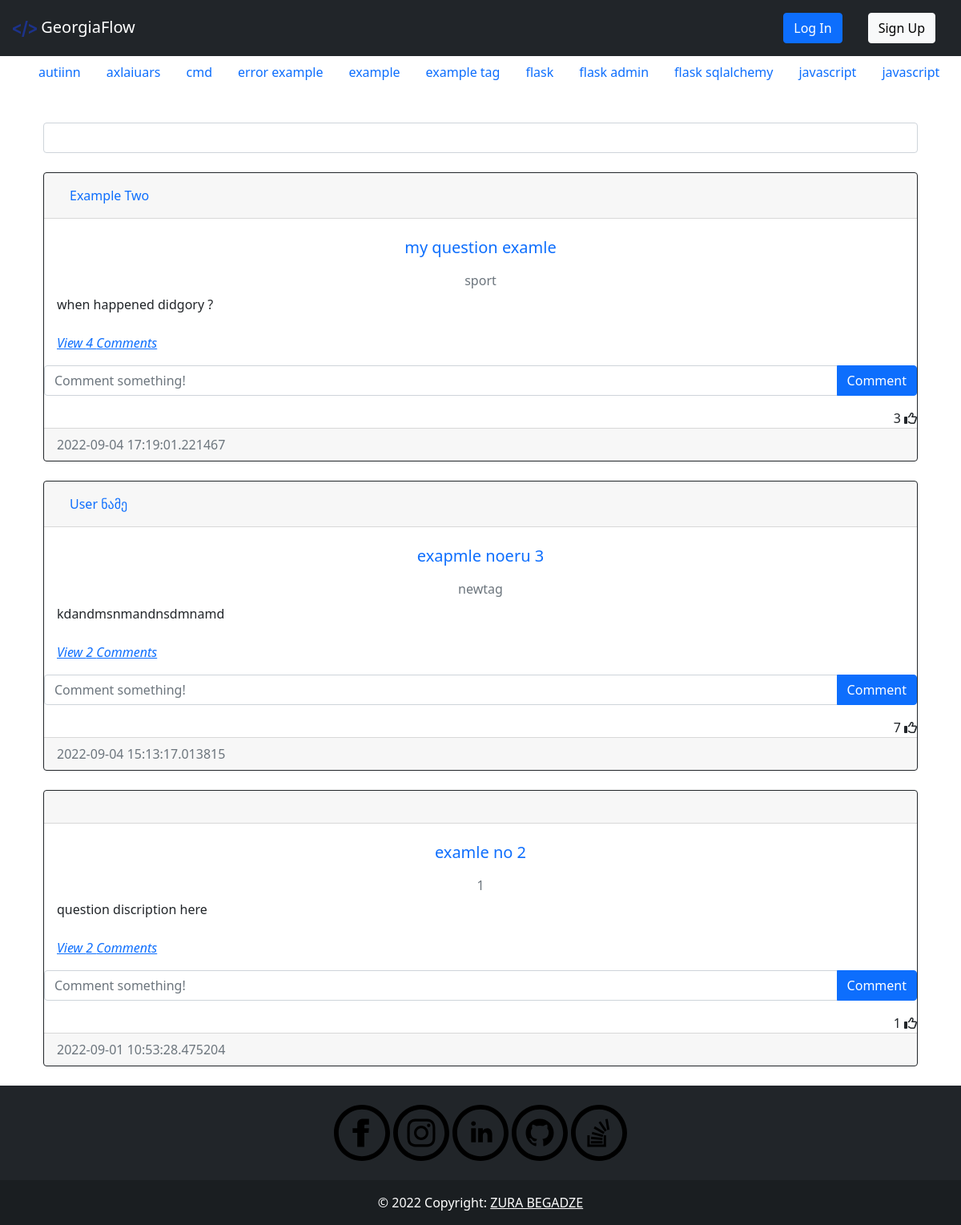
The app's page /index, older data.
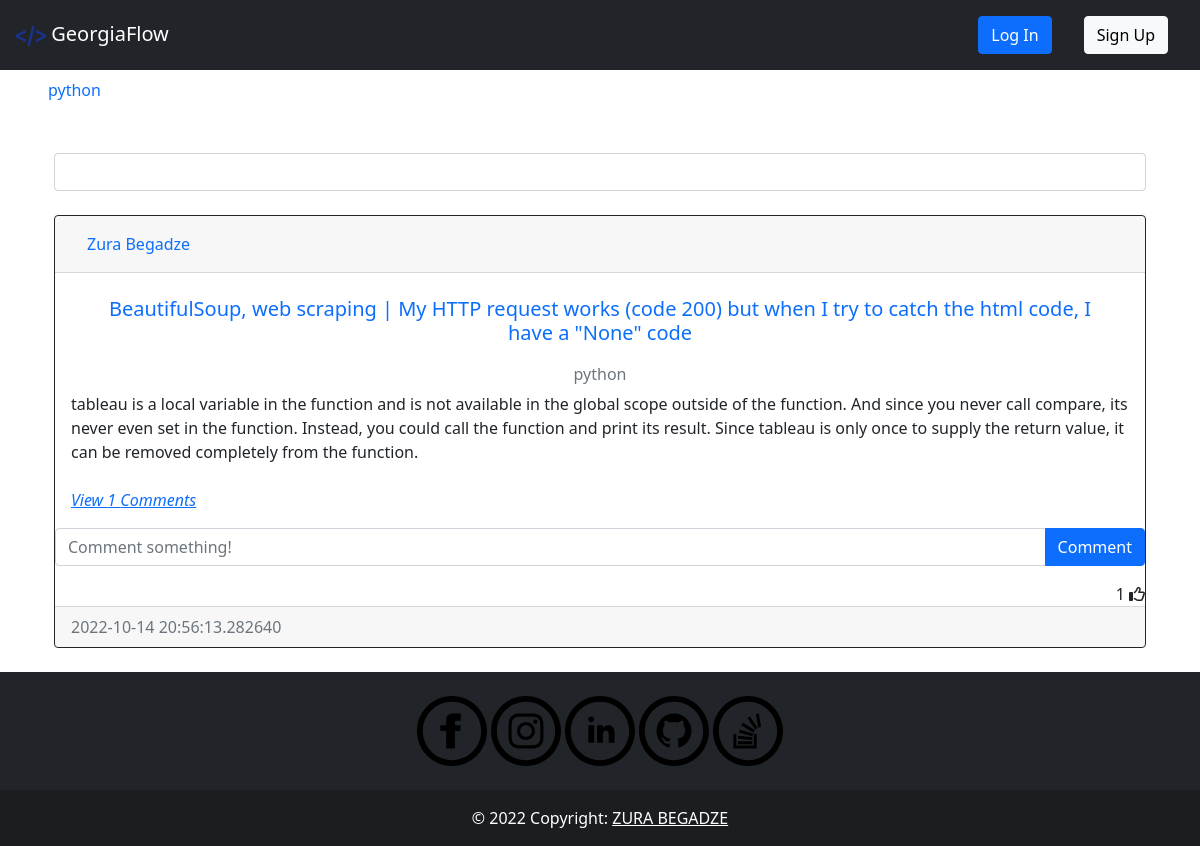
The same page, newer data.
### question/models.py (models this page shows, shortened)
class Tag(db.Model):
    __tablename__='tag'
    id =db.Column(db.Integer, primary_key=True)
    name = db.Column(db.String(40), nullable = False, unique=True, index=True)
    date_created = db.Column(db.DateTime, default = datetime.utcnow())
    author = db.Column(db.Integer, db.ForeignKey('user.id', ondelete="CASCADE"), nullable=False)

class Post(db.Model):
    __tablename__='post'
    id = db.Column(db.Integer, primary_key=True)
    heading = db.Column(db.String(500), nullable = False, index=True, unique=True)
    text = db.Column(db.Text, nullable=False)
    date_created = db.Column(db.DateTime, default = datetime.utcnow())
    tags = db.Column(db.String, db.ForeignKey('tag.name', ondelete="CASCADE"), unique=False, nullable=False)
    author = db.Column(db.Integer, db.ForeignKey('user.id', ondelete="CASCADE"), nullable=False)
    comments = db.relationship('Comment', backref='post', passive_deletes=True)
    likes = db.relationship('Like', backref='post', passive_deletes=True)
    corrects = db.relationship('Correct', backref='post', passive_deletes=True)

### auth/models.py (models this page shows, shortened)
class User(db.Model, UserMixin):
    __tablename__ = 'user'
    id = db.Column(db.Integer, primary_key=True)
    fullname = db.Column(db.String(200), nullable = False, index=True)
    email = db.Column(db.String(100), nullable = False, unique = True, index=True)
    linkedin = db.Column(db.String(50),  nullable = False)
    github = db.Column(db.String(45),  nullable = False)
    date_created = db.Column(db.DateTime, default = datetime.utcnow())
    password_hash = db.Column(db.String(128))
    posts = db.relationship('Post', backref='user', passive_deletes=True)
    tags = db.relationship('Tag', backref='user', passive_deletes=True)
    comments = db.relationship('Comment', backref='user', passive_deletes=True)
    likes = db.relationship('Like', backref='user', passive_deletes=True)
    correct = db.relationship('Correct', backref='correct_user', passive_deletes=True)

### api/views.py (the view)
@api.route('/')
@api.route("/index")
def index():
    tags = Tag.query.order_by(Tag.name).all()
    posts = Post.query.order_by(desc(Post.date_created)).all()
    return render_template('index.html', posts=posts, tags=tags)

### templates/index.html (shortened to what this page needs)
{% extends 'base.html' %}
{% block content %}
    <div class="form-outline mb-4" style="margin-top:2.5%">
        <input type="search" class="form-control" id="datatable-search-input">
    </div>
    <div id="posts">
    {% for post in posts %}
    <div class="card border-dark">
        <div class="card-header d-flex justify-content-between align-items-center">
            <a class="nav-item nav-link active" href="{{ url_for('auth.get_user', user_id=post.user.id) }}">{{post.user.fullname}}</a>
            <br />
        </div>
        <div class="card-body">
            <a class="card-title nav-item nav-link text-center" href="{{ url_for('post.post_detail', post_id=post.id) }}"><h5 >{{post.heading}}</h5></a>
            <h6 class="card-subtitle mb-2 text-muted text-center">{{post.tags}}</h6>
            <div class="card-text ">{{post.text}}</div>
            <br />
            <p class="card-text">
                {% if post.comments|length > 0 %}
                <a data-bs-toggle="collapse" href="#comments-{{post.id}}" role="button">
                <cite title="Source" >View {{post.comments|length}} Comments</cite>
                </a>
                {% else %}
                <small class="text-muted">No Comments</small>
                {% endif %}
            </p>
        </div>
        <form class="input-group mb-3" method="POST" action="/create-comment/{{post.id}}" >
            <input type="text" id="text"  name="text" class="form-control" placeholder="Comment something!" />
            <button type="submit" class="btn btn-primary">Comment</button>
        </form>
        <div class="text-right">
            <span id="likes-count-{{post.id}}">{{ post.likes|length }}</span>
            {% if current_user.id in post.likes|map(attribute="author")|list %}
            <i class="fas fa-thumbs-up" id="like-button-{{post.id}}" onclick="like('{{post.id}}')"></i>
            {% else %}
            <i class="far fa-thumbs-up" id="like-button-{{post.id}}" onclick="like('{{post.id}}')"></i>
            {% endif %}
        </div>
        <div class="card-footer text-muted">{{post.date_created}}</div>
    </div>
    <br/ > {% endfor %}
    </div>
{% endblock %}

### templates/base.html (shortened to what this page needs)
<!DOCTYPE html>
<html lang="en">
    <head>
        <link rel="stylesheet" href="{{ url_for('static', filename='css/index.css')}}"></link>
        <link rel="stylesheet" href="https://cdnjs.cloudflare.com/ajax/libs/font-awesome/4.7.0/css/font-awesome.min.css"/>
        <link rel="stylesheet" href="https://cdn.jsdelivr.net/npm/bootstrap@5.2.0/dist/css/bootstrap.min.css"/>
        <link rel="stylesheet" href="https://cdn.jsdelivr.net/npm/bootstrap@4.6.2/dist/css/bootstrap.min.css"/>
        <link rel="stylesheet" href="https://cdn.jsdelivr.net/npm/bootstrap@4.1.3/dist/css/bootstrap.min.css"/>
        <link rel="stylesheet" href="https://cdn.jsdelivr.net/npm/bootstrap@5.0.2/dist/css/bootstrap.min.css"/>
    </head>
    <body>
        <nav class="navbar navbar-expand-lg   navbar-dark bg-dark">
            <a class="navbar-brand" href="{{ url_for('api.index') }}"><img style="width:30px" src="{{ url_for('static', filename='images/newicon.png')}}"> GeorgiaFlow</a>
            <div class="collapse navbar-collapse" id="navbarTogglerDemo03">
                {%if current_user.is_authenticated %}
                    <div class="btn-group" style="margin-right:5%">
                        <button type="button" class="btn btn-sm btn-secondary dropdown-toggle" data-bs-toggle="dropdown">{{current_user.fullname}}</button>
                        <ul class="dropdown-menu">
                            <li>
                                <a class="dropdown-item" href="{{ url_for('auth.get_user', user_id=current_user.id) }}">{{current_user.fullname}}</a>
                            </li>
                            <li>
                                <a class="dropdown-item" href="{{ url_for('auth.update', user_id=current_user.id) }}">Update Profile</a>
                            </li>
                            <li>
                                <a class="dropdown-item" href="{{ url_for('auth.update_password', user_id=current_user.id) }}">Update Password</a>
                            </li>
                            <div class="dropdown-divider"></div>
                            <a class="dropdown-item" href="{{ url_for('auth.logout') }}">Log Out</a>
                            </div>
                        </ul>
                    </div>
                {%else%}
                    <a class="nav-link" href="{{ url_for('auth.login') }}"><button type="button" class="btn btn-primary">Log In</button></a>
                    <a class="nav-link" href="{{ url_for('auth.signup') }}"><button type="button" class="btn btn-light">Sign Up</button></a>
                {%endif%}
            </div>
        </nav>
        <nav class="navtag ">
            <ul class="navtagul">
                {%for tag in tags%}
                    <li><a class="navtaga nav-link" href="{{ url_for('post.tag_posts', tag_name=tag.name) }}">{{tag.name}}</a></li>
                {%endfor%}
            </ul>
        </nav>
        <div class="container">{% block content %}{% endblock %}</div>
        {%block footer%}
        <footer class="bg-dark text-center text-white">
            <div class="container p-4 pb-0">
                <section class="mb-4">
                    <a href="https://www.facebook.com/zura.begadze.35/" target="_blank"></a>
                    <a href="https://www.instagram.com/zura__begadze/" target="_blank"> </a>
                    <a href="https://www.linkedin.com/in/zura-begadze/" target="_blank"></a>
                    <a href="https://github.com/papitokarlo" target="_blank"></a>
                    <a href="https://stackoverflow.com/users/16176444/zura-begadze" target="_blank"> </a>
                </section>
            </div>
            <div class="text-center p-3" style="background-color: rgba(0, 0, 0, 0.2);">
                © 2022 Copyright:
                <a class="text-white" href="">ZURA BEGADZE</a>
            </div>
        </footer>
        {%endblock%}
    </body>
</html>

### static/css/index.css (style rules this page uses)
.navtag { position: relative; overflow: hidden; scroll-behavior: smooth; }
.navtagul { display: flex; overflow: auto; list-style: none; text-align: center; white-space: nowrap; background-color: rgba(rgb(124, 116, 116), green, blue, alpha); }
.navtaga { display: block; padding: .5rem .75rem; overflow: hidden; background-color: rgba(rgb(119, 136, 127), green, blue, alpha); }
svg { width: 70px; height: 70px; }

Row changes from the older to the newer data that the page shows:
removed Tag: name "autiinn"
removed Tag: name "axlaiuars"
removed Tag: name "cmd"
removed Tag: name "error example"
removed Tag: name "example"
removed Tag: name "example tag"
removed Tag: name "flask"
removed Tag: name "flask admin"
removed Tag: name "flask sqlalchemy"
removed Tag: name "javascript"
removed Tag: name "javascript"
removed Post: user.fullname "Example Two", heading "my question examle", tags "sport", text "when happened didgory ?", comments|length "4", likes|length "3", date_created "2022-09-04 17:19:01.221467"
removed Post: user.fullname "User ნამე", heading "exapmle noeru 3", tags "newtag", text "kdandmsnmandnsdmnamd", comments|length "2", likes|length "7", date_created "2022-09-04 15:13:17.013815"
removed Post: heading "examle no 2", tags "1", text "question discription here", comments|length "2", likes|length "1", date_created "2022-09-01 10:53:28.475204"
now on this page (row edited): Tag: name "python"
added Post: user.fullname "Zura Begadze", heading "BeautifulSoup, web scraping | My HTTP request works (code 200) but when I try to catch the html code, I have a \"None\" code", tags "python", text "tableau is a local variable in the function and is not available in the global scope outside of the function. And since you never call compare, its never even set in the function. Instead, you could call the function and print its result. Since tableau is only once to supply the return value, it can be removed completely from the function.", comments|length "1", likes|length "1", date_created "2022-10-14 20:56:13.282640"
